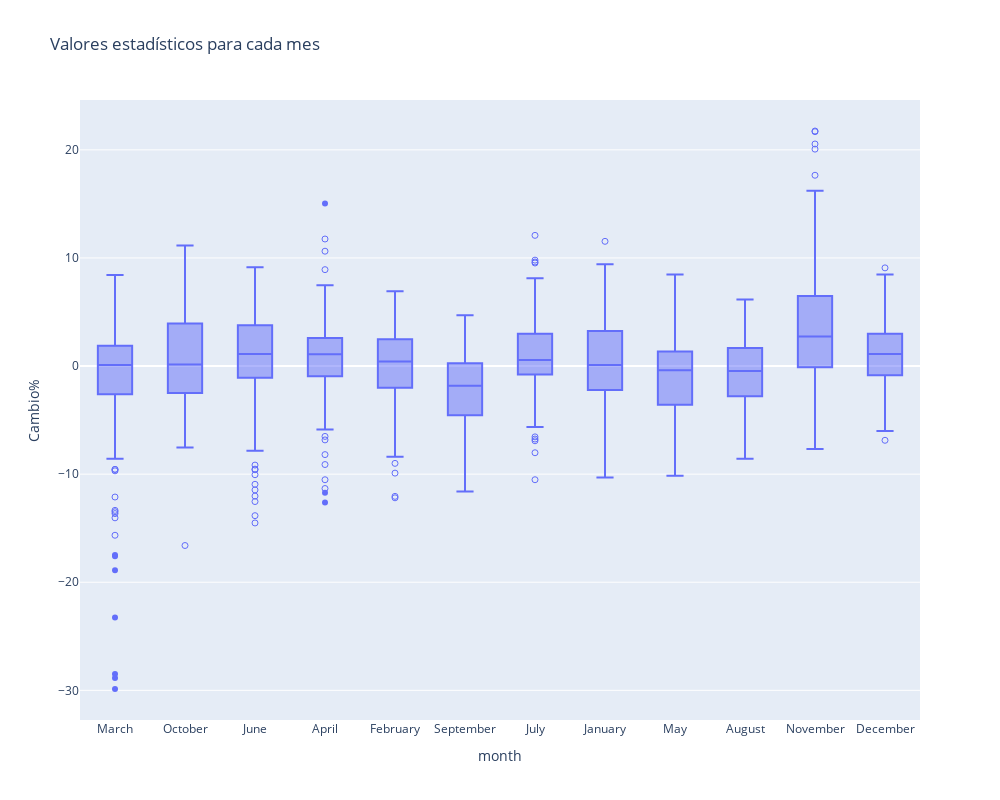

This figure's notebook cell:
### Code cell
indices= ["DJI","N100","N225"]

fig = px.box(data_frame = df.groupby(["Indice","year","month"])["Cambio%"].sum().sort_values().reset_index(),
       x          = "month",
       y          = "Cambio%",
#        color      = "Type 1",
#        facet_col  = "Generation",
       points     = "suspectedoutliers",
       hover_name = "year",
       title      = "Valores estadísticos para cada mes"
      )

fig.update_layout(
    autosize=False,
    width=1000,
    height=800,
)

fig.show()

### Figure 1 — Plotly figure (JSON) as saved in the notebook; plotly's stock layout.template omitted (floating-point values rounded to 4 significant figures; data arrays with more than 128 entries replaced by an {"elided": "..."} marker saying what was removed)
{"data": [{"alignmentgroup": "True", "boxpoints": "suspectedoutliers", "hovertemplate": "<b>%{hovertext}</b><br><br>month=%{x}<br>Cambio%=%{y}<extra></extra>", "hovertext": {"elided": "1403 int values"}, "legendgroup": "", "marker": {"color": "#636efa"}, "name": "", "notched": false, "offsetgroup": "", "orientation": "v", "showlegend": false, "type": "box", "x": {"elided": "1403 str values"}, "x0": " ", "xaxis": "x", "y": {"elided": "1403 float values"}, "y0": " ", "yaxis": "y"}], "layout": {"autosize": false, "boxmode": "group", "height": 800, "legend": {"tracegroupgap": 0}, "title": {"text": "Valores estadísticos para cada mes"}, "width": 1000, "xaxis": {"anchor": "y", "domain": [0, 1], "title": {"text": "month"}}, "yaxis": {"anchor": "x", "domain": [0, 1], "title": {"text": "Cambio%"}}}}
